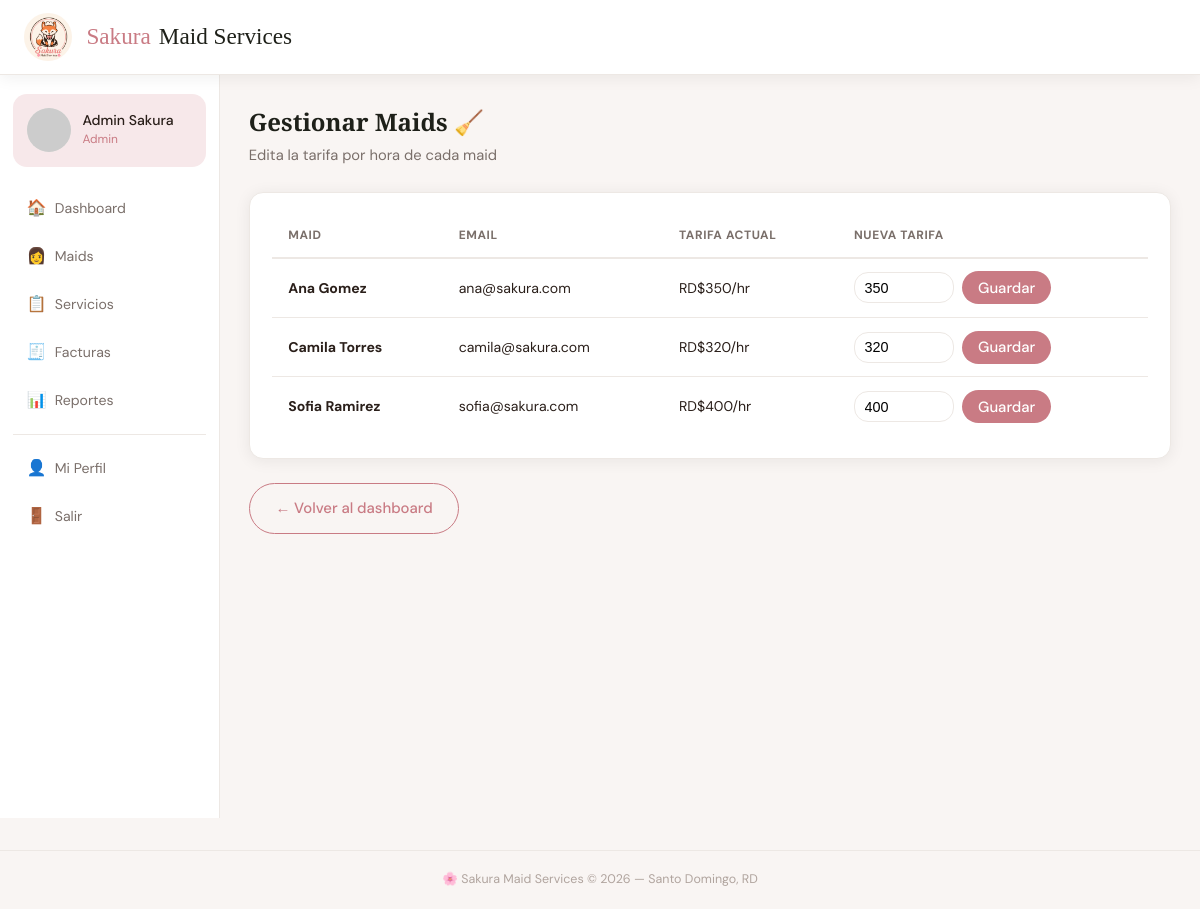
/maids (signed in), run on the app's committed database.
### tables this page shows
CREATE TABLE IF NOT EXISTS perfil_maid (
  id                    INT UNSIGNED AUTO_INCREMENT PRIMARY KEY,
  usuario_id            INT UNSIGNED NOT NULL UNIQUE,
  descripcion           TEXT,
  tarifa_hora           DECIMAL(8,2) NOT NULL DEFAULT 0.00,
  disponibilidad        ENUM('disponible','ocupado','inactivo') DEFAULT 'disponible',
  calificacion_promedio FLOAT DEFAULT 0,
  total_servicios       INT DEFAULT 0,
  activo                TINYINT(1) DEFAULT 1,
  FOREIGN KEY (usuario_id) REFERENCES usuario(id) ON DELETE CASCADE
);

CREATE TABLE IF NOT EXISTS usuario (
  id            INT UNSIGNED AUTO_INCREMENT PRIMARY KEY,
  nombre        VARCHAR(80)  NOT NULL,
  apellido      VARCHAR(80)  NOT NULL,
  email         VARCHAR(150) NOT NULL UNIQUE,
  password_hash VARCHAR(255) NOT NULL,
  telefono      VARCHAR(20),
  rol           ENUM('cliente','maid','admin') NOT NULL DEFAULT 'cliente',
  avatar_seed   VARCHAR(50) DEFAULT NULL,
  created_at    TIMESTAMP DEFAULT CURRENT_TIMESTAMP
);

### config/app.php (called while the page is built, shortened)
<?php
function e(string $s): string         { return htmlspecialchars($s, ENT_QUOTES, 'UTF-8'); }

### app/views/admin/maids.php (the view, shortened to what this page needs)
<?php $pageTitle='Gestionar Maids'; $ap='maids'; require __DIR__.'/../shared/layout_top.php'; ?>
<div class="page-head">
  <h1>Gestionar Maids 🧹</h1>
  <p>Edita la tarifa por hora de cada maid</p>
</div>
<div class="card">
  <div class="table-wrap">
    <table>
      <thead>
        <tr><th>Maid</th><th>Email</th><th>Tarifa actual</th><th>Nueva tarifa</th></tr>
      </thead>
      <tbody>
      <?php foreach($maids as $m): ?>
      <tr>
        <td><strong><?=e($m['nombre'].' '.$m['apellido'])?></strong></td>
        <td><?=e($m['email'])?></td>
        <td>RD$<?=number_format((float)$m['tarifa_hora'],0,'.','.')?>/hr</td>
        <td>
          <form method="POST" action="/admin/maids/tarifa" style="display:flex;align-items:center;gap:.5rem">
            <input type="number" name="tarifa_hora" value="<?=(float)$m['tarifa_hora']?>" min="0" step="50"
              style="width:100px;padding:.4rem .6rem;border:1px solid var(--g200);border-radius:var(--r);font-size:.9rem">
            <button type="submit" class="btn btn-primary btn-auto" style="padding:.4rem 1rem">Guardar</button>
          </form>
        </td>
      </tr>
      <?php endforeach; ?>
      </tbody>
    </table>
  </div>
</div>
<div style="margin-top:1.5rem">
  <a href="/dashboard" class="btn btn-outline btn-auto">← Volver al dashboard</a>
</div>
<?php require __DIR__.'/../shared/layout_bottom.php'; ?>

### public/index.php (shortened to what this page needs)
<?php
require_once __DIR__.'/../config/app.php';
$uri = strtok($_SERVER['REQUEST_URI'], '?');
$uri = preg_replace('#/+#', '/', $uri);
$uri = rtrim($uri, '/');
$method = $_SERVER['REQUEST_METHOD'];
$routes = [
    ['GET',  '/',                      'HomeController',      'index'],
    ['GET',  '/login',                 'AuthController',      'loginForm'],
    ['POST', '/login',                 'AuthController',      'login'],
    ['GET',  '/registro',              'AuthController',      'registerForm'],
    ['POST', '/registro',              'AuthController',      'register'],
    ['GET',  '/logout',                'AuthController',      'logout'],
    ['GET',  '/dashboard',             'DashboardController', 'index'],
    ['GET',  '/maids',                 'MaidController',      'index'],
    ['GET',  '/maids/perfil',          'MaidController',      'perfil'],
    ['POST', '/maids/perfil',          'MaidController',      'guardarPerfil'],
    ['GET',  '/servicios',             'ServicioController',  'index'],
    ['GET',  '/servicios/nuevo',       'ServicioController',  'nuevo'],
    ['POST', '/servicios/nuevo',       'ServicioController',  'crear'],
    ['POST', '/servicios/estado',      'ServicioController',  'cambiarEstado'],
    ['GET',  '/facturas',              'FacturaController',   'index'],
    ['GET',  '/reportes',              'ReporteController',   'index'],
    ['GET',  '/perfil',                'PerfilController',    'index'],
    ['POST', '/perfil',                'PerfilController',    'actualizar'],
    ['GET',  '/resenas',               'ResenaController',    'index'],
    ['GET',  '/resenas/crear',         'ResenaController',    'crear'],
    ['POST', '/resenas/crear',         'ResenaController',    'guardar'],
    ['GET',  '/api/dashboard-data',    'ApiController',       'dashboardData'],
    ['GET',  '/api/reporte-data',      'ApiController',       'reporteData'],
    ['GET',  '/admin/maids',           'MaidController',      'adminMailds'],
    ['POST', '/admin/maids/tarifa',    'MaidController',      'editarTarifa'],
];
foreach ($routes as [$rm, $ru, $ctrl, $action]) {
    if ($method === $rm && $uri === $ru) {
        (new $ctrl())->$action(); exit;
    }
}

### public/css/sakura.css (style rules this page uses)
:root { --carbon: #1E2019; --apricot: #FFE1C6; --yellow: #FFFBD9; --olive: #846C5B; --rose: #C97B84; --rose-dark: #a85f69; --rose-pale: #f7e8ea; --white: #ffffff; --g100: #f9f5f3; --g200: #ede8e4; --g400: #b0a49e; --g600: #7a6f6a; --text: #2a1f1a; --r: 14px; --sh: 0 2px 16px rgba(30,32,25,.07); --sh2: 0 8px 40px rgba(30,32,25,.13); }
*,*::before,*::after { box-sizing:border-box;margin:0;padding:0 }
html { font-size:16px;scroll-behavior:smooth }
body { font-family:'DM Sans',sans-serif;color:var(--text);background:var(--g100);min-height:100vh;line-height:1.6 }
h1,h2,h3,.brand { font-family:'Playfair Display',serif }
a { color:var(--rose);text-decoration:none;transition:color .2s }
.btn { display:inline-flex;align-items:center;justify-content:center;gap:.45rem;padding:.78rem 1.6rem;border:none;border-radius:50px;font-family:'DM Sans',sans-serif;font-size:.93rem;font-weight:500;cursor:pointer;transition:all .2s;text-decoration:none;white-space:nowrap }
.btn-primary { background:var(--rose);color:#fff;width:100% }
.btn-outline { background:transparent;color:var(--rose);border:1.5px solid var(--rose) }
.btn-auto { width:auto }
.card { background:var(--white);border-radius:var(--r);padding:1.4rem;box-shadow:var(--sh);border:1px solid var(--g200) }
.page-head { margin-bottom:1.5rem }
.page-head h1 { font-size:1.5rem;color:var(--carbon) }
.page-head p { color:var(--g600);font-size:.92rem;margin-top:.15rem }
.table-wrap { overflow-x:auto }
table { width:100%;border-collapse:collapse;font-size:.88rem }
thead th { padding:.7rem 1rem;text-align:left;font-size:.75rem;text-transform:uppercase;letter-spacing:.05em;color:var(--g600);border-bottom:2px solid var(--g200);white-space:nowrap }
tbody td { padding:.8rem 1rem;border-bottom:1px solid var(--g200);vertical-align:middle }
tbody tr:last-child td { border-bottom:none }

### data on the page
perfil_maid: usuario.apellido "Ana Gomez", usuario.email "ana@sakura.com", tarifa_hora "350"
perfil_maid: usuario.apellido "Camila Torres", usuario.email "camila@sakura.com", tarifa_hora "320"
perfil_maid: usuario.apellido "Sofia Ramirez", usuario.email "sofia@sakura.com", tarifa_hora "400"
